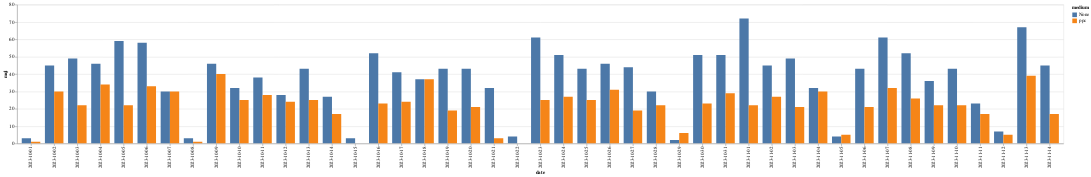

The notebook cell this image was saved under:
### Code cell
medium_daily_mql.to_csv('./data/medium_daily_mql.csv', index=False)
medium_daily_mql = pd.read_csv('data/medium_daily_mql.csv')

alt.Chart(medium_daily_mql).mark_bar().encode(
    x=alt.X("date:N"),
    xOffset="medium:N",
    y=alt.Y("mql:Q"),
    color=alt.Color("medium:N"),
).interactive()

### Figure 1 — Vega-Lite specification as saved in the notebook (floating-point values rounded to 4 significant figures)
{"config": {"view": {"continuousWidth": 300, "continuousHeight": 300}}, "data": {"name": "data-1f22cb5d3e3e0b52c31885437d1addb8"}, "mark": {"type": "bar"}, "encoding": {"color": {"field": "medium", "type": "nominal"}, "x": {"field": "date", "type": "nominal"}, "xOffset": {"field": "medium", "type": "nominal"}, "y": {"field": "mql", "type": "quantitative"}}, "params": [{"name": "param_7", "select": {"type": "interval", "encodings": ["x", "y"]}, "bind": "scales"}], "$schema": "https://vega.github.io/schema/vega-lite/v5.15.1.json", "datasets": {"data-1f22cb5d3e3e0b52c31885437d1addb8": [{"date": "2023-10-01", "medium": "None", "mql": 3.0}, {"date": "2023-10-01", "medium": "ppc", "mql": 1.0}, {"date": "2023-10-02", "medium": "None", "mql": 45.0}, {"date": "2023-10-02", "medium": "ppc", "mql": 30.0}, {"date": "2023-10-03", "medium": "None", "mql": 49.0}, {"date": "2023-10-03", "medium": "ppc", "mql": 22.0}, {"date": "2023-10-04", "medium": "None", "mql": 46.0}, {"date": "2023-10-04", "medium": "ppc", "mql": 34.0}, {"date": "2023-10-05", "medium": "None", "mql": 59.0}, {"date": "2023-10-05", "medium": "ppc", "mql": 22.0}, {"date": "2023-10-06", "medium": "None", "mql": 58.0}, {"date": "2023-10-06", "medium": "ppc", "mql": 33.0}, {"date": "2023-10-07", "medium": "None", "mql": 30.0}, {"date": "2023-10-07", "medium": "ppc", "mql": 30.0}, {"date": "2023-10-08", "medium": "None", "mql": 3.0}, {"date": "2023-10-08", "medium": "ppc", "mql": 1.0}, {"date": "2023-10-09", "medium": "None", "mql": 46.0}, {"date": "2023-10-09", "medium": "ppc", "mql": 40.0}, {"date": "2023-10-10", "medium": "None", "mql": 32.0}, {"date": "2023-10-10", "medium": "ppc", "mql": 25.0}, {"date": "2023-10-11", "medium": "None", "mql": 38.0}, {"date": "2023-10-11", "medium": "ppc", "mql": 28.0}, {"date": "2023-10-12", "medium": "None", "mql": 28.0}, {"date": "2023-10-12", "medium": "ppc", "mql": 24.0}, {"date": "2023-10-13", "medium": "None", "mql": 43.0}, {"date": "2023-10-13", "medium": "ppc", "mql": 25.0}, {"date": "2023-10-14", "medium": "None", "mql": 27.0}, {"date": "2023-10-14", "medium": "ppc", "mql": 17.0}, {"date": "2023-10-15", "medium": "None", "mql": 3.0}, {"date": "2023-10-16", "medium": "None", "mql": 52.0}, {"date": "2023-10-16", "medium": "ppc", "mql": 23.0}, {"date": "2023-10-17", "medium": "None", "mql": 41.0}, {"date": "2023-10-17", "medium": "ppc", "mql": 24.0}, {"date": "2023-10-18", "medium": "None", "mql": 37.0}, {"date": "2023-10-18", "medium": "ppc", "mql": 37.0}, {"date": "2023-10-19", "medium": "None", "mql": 43.0}, {"date": "2023-10-19", "medium": "ppc", "mql": 19.0}, {"date": "2023-10-20", "medium": "None", "mql": 43.0}, {"date": "2023-10-20", "medium": "ppc", "mql": 21.0}, {"date": "2023-10-21", "medium": "None", "mql": 32.0}, {"date": "2023-10-21", "medium": "ppc", "mql": 3.0}, {"date": "2023-10-22", "medium": "None", "mql": 4.0}, {"date": "2023-10-23", "medium": "None", "mql": 61.0}, {"date": "2023-10-23", "medium": "ppc", "mql": 25.0}, {"date": "2023-10-24", "medium": "None", "mql": 51.0}, {"date": "2023-10-24", "medium": "ppc", "mql": 27.0}, {"date": "2023-10-25", "medium": "None", "mql": 43.0}, {"date": "2023-10-25", "medium": "ppc", "mql": 25.0}, {"date": "2023-10-26", "medium": "None", "mql": 46.0}, {"date": "2023-10-26", "medium": "ppc", "mql": 31.0}, {"date": "2023-10-27", "medium": "None", "mql": 44.0}, {"date": "2023-10-27", "medium": "ppc", "mql": 19.0}, {"date": "2023-10-28", "medium": "None", "mql": 30.0}, {"date": "2023-10-28", "medium": "ppc", "mql": 22.0}, {"date": "2023-10-29", "medium": "None", "mql": 2.0}, {"date": "2023-10-29", "medium": "ppc", "mql": 6.0}, {"date": "2023-10-30", "medium": "None", "mql": 51.0}, {"date": "2023-10-30", "medium": "ppc", "mql": 23.0}, {"date": "2023-10-31", "medium": "None", "mql": 51.0}, {"date": "2023-10-31", "medium": "ppc", "mql": 29.0}, {"date": "2023-11-01", "medium": "None", "mql": 72.0}, {"date": "2023-11-01", "medium": "ppc", "mql": 22.0}, {"date": "2023-11-02", "medium": "None", "mql": 45.0}, {"date": "2023-11-02", "medium": "ppc", "mql": 27.0}, {"date": "2023-11-03", "medium": "None", "mql": 49.0}, {"date": "2023-11-03", "medium": "ppc", "mql": 21.0}, {"date": "2023-11-04", "medium": "None", "mql": 32.0}, {"date": "2023-11-04", "medium": "ppc", "mql": 30.0}, {"date": "2023-11-05", "medium": "None", "mql": 4.0}, {"date": "2023-11-05", "medium": "ppc", "mql": 5.0}, {"date": "2023-11-06", "medium": "None", "mql": 43.0}, {"date": "2023-11-06", "medium": "ppc", "mql": 21.0}, {"date": "2023-11-07", "medium": "None", "mql": 61.0}, {"date": "2023-11-07", "medium": "ppc", "mql": 32.0}, {"date": "2023-11-08", "medium": "None", "mql": 52.0}, {"date": "2023-11-08", "medium": "ppc", "mql": 26.0}, {"date": "2023-11-09", "medium": "None", "mql": 36.0}, {"date": "2023-11-09", "medium": "ppc", "mql": 22.0}, {"date": "2023-11-10", "medium": "None", "mql": 43.0}, {"date": "2023-11-10", "medium": "ppc", "mql": 22.0}, {"date": "2023-11-11", "medium": "None", "mql": 23.0}, {"date": "2023-11-11", "medium": "ppc", "mql": 17.0}, {"date": "2023-11-12", "medium": "None", "mql": 7.0}, {"date": "2023-11-12", "medium": "ppc", "mql": 5.0}, {"date": "2023-11-13", "medium": "None", "mql": 67.0}, {"date": "2023-11-13", "medium": "ppc", "mql": 39.0}, {"date": "2023-11-14", "medium": "None", "mql": 45.0}, {"date": "2023-11-14", "medium": "ppc", "mql": 17.0}]}}
